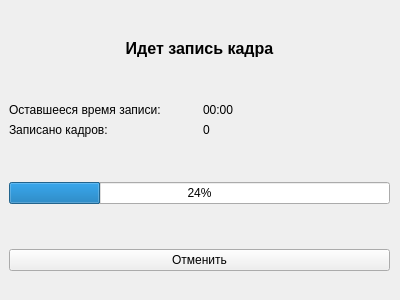
<?xml version="1.0" encoding="UTF-8"?>
<ui version="4.0">
 <class>fWriteKadr</class>
 <widget class="QWidget" name="fWriteKadr">
  <property name="windowModality">
   <enum>Qt::ApplicationModal</enum>
  </property>
  <property name="geometry">
   <rect>
    <x>0</x>
    <y>0</y>
    <width>400</width>
    <height>300</height>
   </rect>
  </property>
  <property name="windowTitle">
   <string>Запись кадра</string>
  </property>
  <widget class="QWidget" name="layoutWidget">
   <property name="geometry">
    <rect>
     <x>-1</x>
     <y>0</y>
     <width>401</width>
     <height>291</height>
    </rect>
   </property>
   <layout class="QVBoxLayout" name="verticalLayout">
    <property name="sizeConstraint">
     <enum>QLayout::SetMaximumSize</enum>
    </property>
    <property name="leftMargin">
     <number>10</number>
    </property>
    <property name="rightMargin">
     <number>10</number>
    </property>
    <property name="bottomMargin">
     <number>20</number>
    </property>
    <item>
     <spacer name="verticalSpacer_3">
      <property name="orientation">
       <enum>Qt::Vertical</enum>
      </property>
      <property name="sizeHint" stdset="0">
       <size>
        <width>20</width>
        <height>40</height>
       </size>
      </property>
     </spacer>
    </item>
    <item>
     <widget class="QLabel" name="label">
      <property name="font">
       <font>
        <pointsize>12</pointsize>
        <weight>75</weight>
        <bold>true</bold>
       </font>
      </property>
      <property name="text">
       <string>Идет запись кадра</string>
      </property>
      <property name="alignment">
       <set>Qt::AlignCenter</set>
      </property>
     </widget>
    </item>
    <item>
     <spacer name="verticalSpacer_4">
      <property name="orientation">
       <enum>Qt::Vertical</enum>
      </property>
      <property name="sizeHint" stdset="0">
       <size>
        <width>20</width>
        <height>40</height>
       </size>
      </property>
     </spacer>
    </item>
    <item>
     <layout class="QHBoxLayout" name="horizontalLayout">
      <item>
       <widget class="QLabel" name="label_2">
        <property name="text">
         <string>Оставшееся время записи:</string>
        </property>
       </widget>
      </item>
      <item>
       <widget class="QLabel" name="lTime">
        <property name="text">
         <string>00:00</string>
        </property>
       </widget>
      </item>
     </layout>
    </item>
    <item>
     <layout class="QHBoxLayout" name="horizontalLayout_2">
      <item>
       <widget class="QLabel" name="label_4">
        <property name="text">
         <string>Записано кадров:</string>
        </property>
       </widget>
      </item>
      <item>
       <widget class="QLabel" name="lKadrNum">
        <property name="text">
         <string>0</string>
        </property>
       </widget>
      </item>
     </layout>
    </item>
    <item>
     <spacer name="verticalSpacer_2">
      <property name="orientation">
       <enum>Qt::Vertical</enum>
      </property>
      <property name="sizeHint" stdset="0">
       <size>
        <width>20</width>
        <height>40</height>
       </size>
      </property>
     </spacer>
    </item>
    <item>
     <widget class="QProgressBar" name="progressBar">
      <property name="value">
       <number>24</number>
      </property>
     </widget>
    </item>
    <item>
     <spacer name="verticalSpacer">
      <property name="orientation">
       <enum>Qt::Vertical</enum>
      </property>
      <property name="sizeHint" stdset="0">
       <size>
        <width>20</width>
        <height>40</height>
       </size>
      </property>
     </spacer>
    </item>
    <item>
     <widget class="QPushButton" name="pbCancel">
      <property name="text">
       <string>Отменить</string>
      </property>
     </widget>
    </item>
   </layout>
  </widget>
 </widget>
 <resources/>
 <connections/>
</ui>
